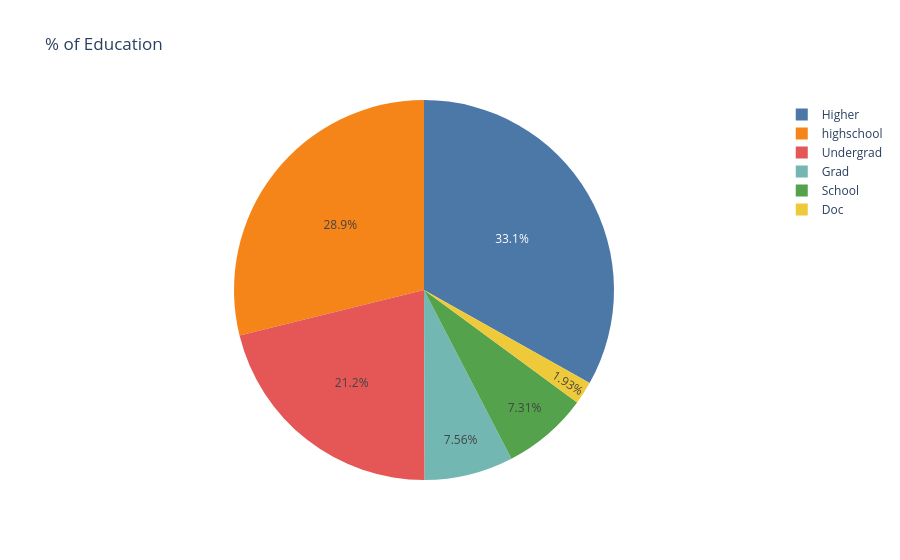

The code cell stored with this chart in its notebook:
### Markdown cell above
## <font color="#800080">  Pie Chart

### Code cell
px.pie(data, values='educational-num', names='education', title='% of Education', 
      color_discrete_sequence = px.colors.qualitative.T10)

### Figure 1 — Plotly figure (JSON) as saved in the notebook; plotly's stock layout.template omitted (floating-point values rounded to 4 significant figures; data arrays with more than 128 entries replaced by an {"elided": "..."} marker saying what was removed)
{"data": [{"domain": {"x": [0, 1], "y": [0, 1]}, "hovertemplate": "education=%{label}<br>educational-num=%{value}<extra></extra>", "labels": {"elided": "48842 str values"}, "legendgroup": "", "name": "", "showlegend": true, "type": "pie", "values": {"elided": "48842 int values"}}], "layout": {"autosize": true, "legend": {"tracegroupgap": 0}, "piecolorway": ["#4C78A8", "#F58518", "#E45756", "#72B7B2", "#54A24B", "#EECA3B", "#B279A2", "#FF9DA6", "#9D755D", "#BAB0AC"], "title": {"text": "% of Education"}}}
